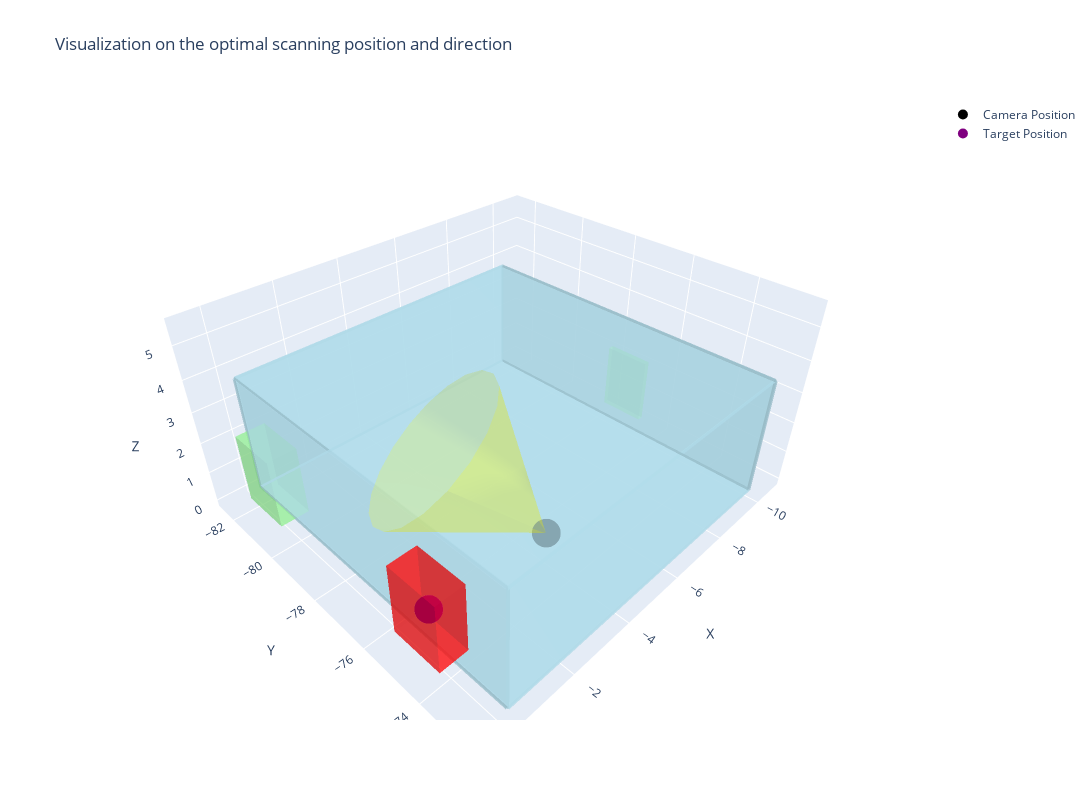

The code cell stored with this chart in its notebook:
### Code cell
# the room id: 39
# the window (left) of the room
defect_id = 4019
robot_id = 1

optimal_location, optimal_direction = get_scanning_plan_o1(defect_id, robot_id, gpt_model="gpt-4o")
visualize_scanning(defect_id, robot_id, optimal_location, optimal_direction)

### Figure 1 — Plotly figure (JSON) as saved in the notebook; plotly's stock layout.template omitted (floating-point values rounded to 4 significant figures)
{"data": [{"color": "lightblue", "flatshading": true, "hoverinfo": "text", "i": [0, 0, 4, 4, 0, 0, 1, 1, 2, 2, 3, 3], "j": [1, 2, 5, 6, 1, 5, 2, 6, 3, 7, 0, 4], "k": [2, 3, 6, 7, 5, 4, 6, 5, 7, 6, 4, 7], "opacity": 0.5, "text": "ID: 1040, Type: wall", "type": "mesh3d", "x": [-0.31, -0.21, -0.21, -0.31, -0.31, -0.21, -0.21, -0.31], "y": [-82.46, -82.46, -72.5, -72.5, -82.46, -82.46, -72.5, -72.5], "z": [0, 0, 0, 0, 3.7, 3.7, 3.7, 3.7]}, {"color": "lightgreen", "flatshading": true, "hoverinfo": "text", "i": [0, 0, 4, 4, 0, 0, 1, 1, 2, 2, 3, 3], "j": [1, 2, 5, 6, 1, 5, 2, 6, 3, 7, 0, 4], "k": [2, 3, 6, 7, 5, 4, 6, 5, 7, 6, 4, 7], "opacity": 0.5, "text": "ID: 4036, Type: window", "type": "mesh3d", "x": [-0.2613, 0.5465, 0.5465, -0.2613, -0.2613, 0.5465, 0.5465, -0.2613], "y": [-81.28, -81.28, -79.78, -79.78, -81.28, -81.28, -79.78, -79.78], "z": [0.814, 0.814, 0.814, 0.814, 2.872, 2.872, 2.872, 2.872]}, {"color": "lightblue", "flatshading": true, "hoverinfo": "text", "i": [0, 0, 4, 4, 0, 0, 1, 1, 2, 2, 3, 3], "j": [1, 2, 5, 6, 1, 5, 2, 6, 3, 7, 0, 4], "k": [2, 3, 6, 7, 5, 4, 6, 5, 7, 6, 4, 7], "opacity": 0.5, "text": "ID: 1072, Type: wall", "type": "mesh3d", "x": [-10.11, -10.01, -10.01, -10.11, -10.11, -10.01, -10.01, -10.11], "y": [-82.46, -82.46, -72.5, -72.5, -82.46, -82.46, -72.5, -72.5], "z": [0, 0, 0, 0, 3.7, 3.7, 3.7, 3.7]}, {"color": "lightgreen", "flatshading": true, "hoverinfo": "text", "i": [0, 0, 4, 4, 0, 0, 1, 1, 2, 2, 3, 3], "j": [1, 2, 5, 6, 1, 5, 2, 6, 3, 7, 0, 4], "k": [2, 3, 6, 7, 5, 4, 6, 5, 7, 6, 4, 7], "opacity": 0.5, "text": "ID: 5059, Type: door", "type": "mesh3d", "x": [-10.76, -10.58, -10.58, -10.76, -10.76, -10.58, -10.58, -10.76], "y": [-78.18, -78.18, -76.78, -76.78, -78.18, -78.18, -76.78, -76.78], "z": [0, 0, 0, 0, 2.085, 2.085, 2.085, 2.085]}, {"color": "lightblue", "flatshading": true, "hoverinfo": "text", "i": [0, 0, 4, 4, 0, 0, 1, 1, 2, 2, 3, 3], "j": [1, 2, 5, 6, 1, 5, 2, 6, 3, 7, 0, 4], "k": [2, 3, 6, 7, 5, 4, 6, 5, 7, 6, 4, 7], "opacity": 0.5, "text": "ID: 1082, Type: wall", "type": "mesh3d", "x": [-10.06, -0.2598, -0.2598, -10.06, -10.06, -0.2598, -0.2598, -10.06], "y": [-82.51, -82.51, -82.41, -82.41, -82.51, -82.51, -82.41, -82.41], "z": [0, 0, 0, 0, 3.7, 3.7, 3.7, 3.7]}, {"color": "lightblue", "flatshading": true, "hoverinfo": "text", "i": [0, 0, 4, 4, 0, 0, 1, 1, 2, 2, 3, 3], "j": [1, 2, 5, 6, 1, 5, 2, 6, 3, 7, 0, 4], "k": [2, 3, 6, 7, 5, 4, 6, 5, 7, 6, 4, 7], "opacity": 0.5, "text": "ID: 1118, Type: wall", "type": "mesh3d", "x": [-10.06, -0.2598, -0.2598, -10.06, -10.06, -0.2598, -0.2598, -10.06], "y": [-72.55, -72.55, -72.45, -72.45, -72.55, -72.55, -72.45, -72.45], "z": [0, 0, 0, 0, 3.7, 3.7, 3.7, 3.7]}, {"color": "lightblue", "flatshading": true, "hoverinfo": "text", "i": [0, 0, 4, 4, 0, 0, 1, 1, 2, 2, 3, 3], "j": [1, 2, 5, 6, 1, 5, 2, 6, 3, 7, 0, 4], "k": [2, 3, 6, 7, 5, 4, 6, 5, 7, 6, 4, 7], "opacity": 0.5, "text": "ID: 2046, Type: ceiling", "type": "mesh3d", "x": [-10.06, -0.2598, -0.2598, -10.06, -10.06, -0.2598, -0.2598, -10.06], "y": [-82.46, -82.46, -72.5, -72.5, -82.46, -82.46, -72.5, -72.5], "z": [3.65, 3.65, 3.65, 3.65, 3.75, 3.75, 3.75, 3.75]}, {"color": "lightblue", "flatshading": true, "hoverinfo": "text", "i": [0, 0, 4, 4, 0, 0, 1, 1, 2, 2, 3, 3], "j": [1, 2, 5, 6, 1, 5, 2, 6, 3, 7, 0, 4], "k": [2, 3, 6, 7, 5, 4, 6, 5, 7, 6, 4, 7], "opacity": 0.5, "text": "ID: 3047, Type: floor", "type": "mesh3d", "x": [-10.06, -0.2598, -0.2598, -10.06, -10.06, -0.2598, -0.2598, -10.06], "y": [-82.46, -82.46, -72.5, -72.5, -82.46, -82.46, -72.5, -72.5], "z": [-0.05, -0.05, -0.05, -0.05, 0.05, 0.05, 0.05, 0.05]}, {"color": "red", "flatshading": true, "hoverinfo": "text", "i": [0, 0, 4, 4, 0, 0, 1, 1, 2, 2, 3, 3], "j": [1, 2, 5, 6, 1, 5, 2, 6, 3, 7, 0, 4], "k": [2, 3, 6, 7, 5, 4, 6, 5, 7, 6, 4, 7], "opacity": 0.5, "text": "ID: 4019, Type: window", "type": "mesh3d", "x": [-0.2613, 0.5465, 0.5465, -0.2613, -0.2613, 0.5465, 0.5465, -0.2613], "y": [-75.18, -75.18, -73.68, -73.68, -75.18, -75.18, -73.68, -73.68], "z": [0.814, 0.814, 0.814, 0.814, 2.872, 2.872, 2.872, 2.872]}, {"marker": {"color": "black", "size": 10}, "mode": "markers", "name": "Camera Position", "type": "scatter3d", "x": [-3.5], "y": [-74.43], "z": [1.5]}, {"marker": {"color": "purple", "size": 10}, "mode": "markers", "name": "Target Position", "type": "scatter3d", "x": [0.1426], "y": [-74.43], "z": [1.843]}, {"color": "yellow", "i": [0, 0, 0, 0, 0, 0, 0, 0, 0, 0, 0, 0, 0, 0, 0, 0, 0, 0, 0, 0], "j": [1, 2, 3, 4, 5, 6, 7, 8, 9, 10, 11, 12, 13, 14, 15, 16, 17, 18, 19, 20], "k": [2, 3, 4, 5, 6, 7, 8, 9, 10, 11, 12, 13, 14, 15, 16, 17, 18, 19, 20, 1], "name": "Field of View", "opacity": 0.2, "type": "mesh3d", "x": [-3.5, -0.6143, -1.156, -1.754, -2.343, -2.859, -3.246, -3.463, -3.485, -3.31, -2.958, -2.467, -1.889, -1.287, -0.7271, -0.2693, 0.03662, 0.1575, 0.08037, -0.1865, -0.6143], "y": [-74.43, -74.5, -74.43, -74.56, -74.88, -75.34, -75.91, -76.51, -77.08, -77.57, -77.91, -78.08, -78.04, -77.82, -77.42, -76.9, -76.31, -75.71, -75.17, -74.75, -74.5], "z": [1.5, 4.585, 5.015, 5.345, 5.538, 5.574, 5.449, 5.177, 4.786, 4.319, 3.828, 3.364, 2.979, 2.714, 2.597, 2.642, 2.844, 3.18, 3.615, 4.1, 4.585]}], "layout": {"height": 800, "scene": {"aspectmode": "data", "aspectratio": {"x": 1, "y": 1, "z": 1}, "xaxis": {"title": {"text": "X"}, "visible": true}, "yaxis": {"title": {"text": "Y"}, "visible": true}, "zaxis": {"title": {"text": "Z"}, "visible": true}}, "title": {"text": "Visualization on the optimal scanning position and direction"}, "width": 1200}}
